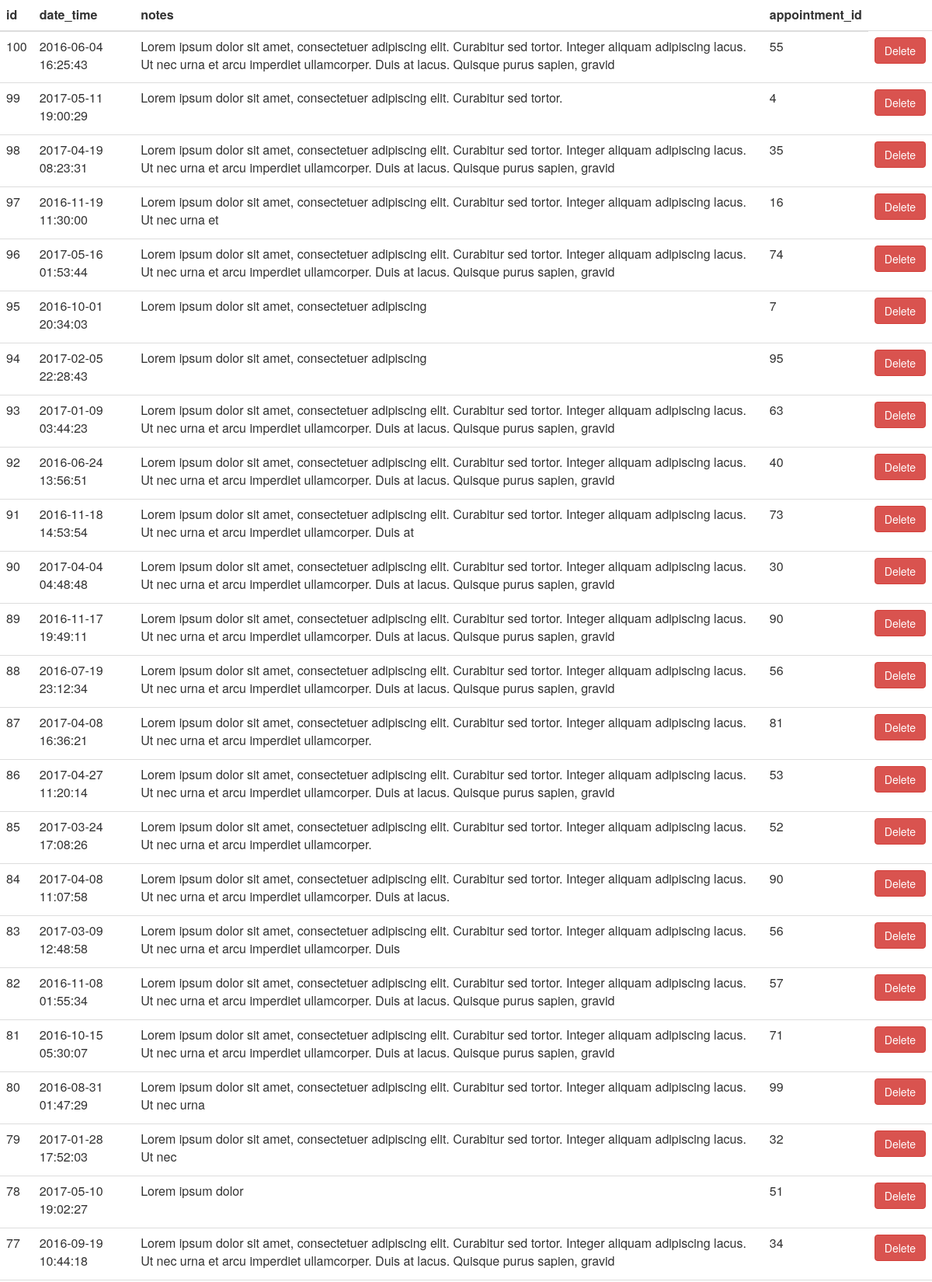
Page /clinic/patient_profile/view_patient_profiles.php (upper part) on the committed database.
### tables this page shows
CREATE TABLE `patient_profile` (
  `id` int(11) NOT NULL,
  `date_time` datetime DEFAULT NULL,
  `notes` varchar(200) DEFAULT NULL,
  `appointment_id` int(11) DEFAULT NULL
);

### clinic/patient_profile/view_patient_profiles.php (the view, shortened to what this page needs)
<link rel="stylesheet" href="https://maxcdn.bootstrapcdn.com/bootstrap/3.3.7/css/bootstrap.min.css">
<?php
$conn = Connect();
$table = "";
if ($result = $conn->query('SELECT * FROM patient_profile order by id desc;')) {
    $fieldsInfo = $result->fetch_fields();
    $table .= "<table class='table table-inverse' style='width: 100%;'>";
	$table .= "<thead>";
		$table .= "<tr>";
		foreach($fieldsInfo as $fieldInfo)
			$table .= "<th scope='row'>{$fieldInfo->name}</th>";
		$table .= "</tr>";
	$table .= "</thead>";
	$table .= "<body>";
		while ($row = $result->fetch_assoc()) {
			$table .= "<tr>";
			foreach($row as $columnValue)
				$table .= "<td>$columnValue</td>";
			$table .= "<td>
			<form action='delete_patient_profile.php' method='post' >
				<input type='hidden' name='delete_patient_profile_id' value='$row[id]'>
				<button id='delete-patient_profile' type='submit' name='btn_delete' class='btn btn-danger'>Delete</button>
			</form>
			</td>";
			$table .= "</tr>";
		}
	$table .= "</tbody>";
    $table .= "</table>";
}
echo $table;
?>

### rows in the picture
patient_profile: id "100", date_time "2016-06-04 16:25:43", notes "Lorem ipsum dolor sit amet, consectetuer adipiscing elit. Curabitur sed tortor. Integer aliquam adipiscing lacus. Ut nec urna et arcu imperdiet ullamcorper. Duis at lacus. Quisque purus sapien, gravid", appointment "55"
patient_profile: id "99", date_time "2017-05-11 19:00:29", notes "Lorem ipsum dolor sit amet, consectetuer adipiscing elit. Curabitur sed tortor.", appointment "4"
patient_profile: id "98", date_time "2017-04-19 08:23:31", notes "Lorem ipsum dolor sit amet, consectetuer adipiscing elit. Curabitur sed tortor. Integer aliquam adipiscing lacus. Ut nec urna et arcu imperdiet ullamcorper. Duis at lacus. Quisque purus sapien, gravid", appointment "35"
patient_profile: id "97", date_time "2016-11-19 11:30:00", notes "Lorem ipsum dolor sit amet, consectetuer adipiscing elit. Curabitur sed tortor. Integer aliquam adipiscing lacus. Ut nec urna et", appointment "16"
patient_profile: id "96", date_time "2017-05-16 01:53:44", notes "Lorem ipsum dolor sit amet, consectetuer adipiscing elit. Curabitur sed tortor. Integer aliquam adipiscing lacus. Ut nec urna et arcu imperdiet ullamcorper. Duis at lacus. Quisque purus sapien, gravid", appointment "74"
patient_profile: id "95", date_time "2016-10-01 20:34:03", notes "Lorem ipsum dolor sit amet, consectetuer adipiscing", appointment "7"
patient_profile: id "94", date_time "2017-02-05 22:28:43", notes "Lorem ipsum dolor sit amet, consectetuer adipiscing", appointment "95"
patient_profile: id "93", date_time "2017-01-09 03:44:23", notes "Lorem ipsum dolor sit amet, consectetuer adipiscing elit. Curabitur sed tortor. Integer aliquam adipiscing lacus. Ut nec urna et arcu imperdiet ullamcorper. Duis at lacus. Quisque purus sapien, gravid", appointment "63"
patient_profile: id "92", date_time "2016-06-24 13:56:51", notes "Lorem ipsum dolor sit amet, consectetuer adipiscing elit. Curabitur sed tortor. Integer aliquam adipiscing lacus. Ut nec urna et arcu imperdiet ullamcorper. Duis at lacus. Quisque purus sapien, gravid", appointment "40"
patient_profile: id "91", date_time "2016-11-18 14:53:54", notes "Lorem ipsum dolor sit amet, consectetuer adipiscing elit. Curabitur sed tortor. Integer aliquam adipiscing lacus. Ut nec urna et arcu imperdiet ullamcorper. Duis at", appointment "73"
patient_profile: id "90", date_time "2017-04-04 04:48:48", notes "Lorem ipsum dolor sit amet, consectetuer adipiscing elit. Curabitur sed tortor. Integer aliquam adipiscing lacus. Ut nec urna et arcu imperdiet ullamcorper. Duis at lacus. Quisque purus sapien, gravid", appointment "30"
patient_profile: id "89", date_time "2016-11-17 19:49:11", notes "Lorem ipsum dolor sit amet, consectetuer adipiscing elit. Curabitur sed tortor. Integer aliquam adipiscing lacus. Ut nec urna et arcu imperdiet ullamcorper. Duis at lacus. Quisque purus sapien, gravid", appointment "90"
patient_profile: id "88", date_time "2016-07-19 23:12:34", notes "Lorem ipsum dolor sit amet, consectetuer adipiscing elit. Curabitur sed tortor. Integer aliquam adipiscing lacus. Ut nec urna et arcu imperdiet ullamcorper. Duis at lacus. Quisque purus sapien, gravid", appointment "56"
patient_profile: id "87", date_time "2017-04-08 16:36:21", notes "Lorem ipsum dolor sit amet, consectetuer adipiscing elit. Curabitur sed tortor. Integer aliquam adipiscing lacus. Ut nec urna et arcu imperdiet ullamcorper.", appointment "81"
patient_profile: id "86", date_time "2017-04-27 11:20:14", notes "Lorem ipsum dolor sit amet, consectetuer adipiscing elit. Curabitur sed tortor. Integer aliquam adipiscing lacus. Ut nec urna et arcu imperdiet ullamcorper. Duis at lacus. Quisque purus sapien, gravid", appointment "53"
patient_profile: id "85", date_time "2017-03-24 17:08:26", notes "Lorem ipsum dolor sit amet, consectetuer adipiscing elit. Curabitur sed tortor. Integer aliquam adipiscing lacus. Ut nec urna et arcu imperdiet ullamcorper.", appointment "52"
patient_profile: id "84", date_time "2017-04-08 11:07:58", notes "Lorem ipsum dolor sit amet, consectetuer adipiscing elit. Curabitur sed tortor. Integer aliquam adipiscing lacus. Ut nec urna et arcu imperdiet ullamcorper. Duis at lacus.", appointment "90"
patient_profile: id "83", date_time "2017-03-09 12:48:58", notes "Lorem ipsum dolor sit amet, consectetuer adipiscing elit. Curabitur sed tortor. Integer aliquam adipiscing lacus. Ut nec urna et arcu imperdiet ullamcorper. Duis", appointment "56"
patient_profile: id "82", date_time "2016-11-08 01:55:34", notes "Lorem ipsum dolor sit amet, consectetuer adipiscing elit. Curabitur sed tortor. Integer aliquam adipiscing lacus. Ut nec urna et arcu imperdiet ullamcorper. Duis at lacus. Quisque purus sapien, gravid", appointment "57"
patient_profile: id "81", date_time "2016-10-15 05:30:07", notes "Lorem ipsum dolor sit amet, consectetuer adipiscing elit. Curabitur sed tortor. Integer aliquam adipiscing lacus. Ut nec urna et arcu imperdiet ullamcorper. Duis at lacus. Quisque purus sapien, gravid", appointment "71"
patient_profile: id "80", date_time "2016-08-31 01:47:29", notes "Lorem ipsum dolor sit amet, consectetuer adipiscing elit. Curabitur sed tortor. Integer aliquam adipiscing lacus. Ut nec urna", appointment "99"
patient_profile: id "79", date_time "2017-01-28 17:52:03", notes "Lorem ipsum dolor sit amet, consectetuer adipiscing elit. Curabitur sed tortor. Integer aliquam adipiscing lacus. Ut nec", appointment "32"
patient_profile: id "78", date_time "2017-05-10 19:02:27", notes "Lorem ipsum dolor", appointment "51"
patient_profile: id "77", date_time "2016-09-19 10:44:18", notes "Lorem ipsum dolor sit amet, consectetuer adipiscing elit. Curabitur sed tortor. Integer aliquam adipiscing lacus. Ut nec urna et arcu imperdiet ullamcorper. Duis at lacus. Quisque purus sapien, gravid", appointment "34"

### other values in the picture
$fieldInfo->name "id"
$fieldInfo->name "date_time"
$fieldInfo->name "notes"
$fieldInfo->name "appointment_id"
